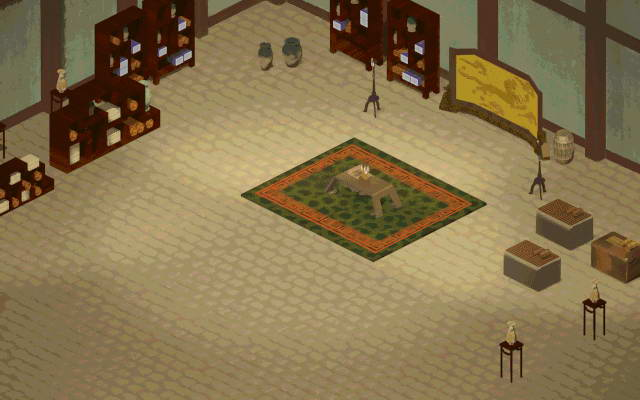

Below is a game level as drawn by its tile map, then a one-line description and the .tmx that defines it (tile-layer data replaced by summaries):
An orthogonal 64x40 tile map with 10x10 px tiles, 1 tile layer (块层 1).

<map version="1.0" orientation="orthogonal" width="64" height="40" tilewidth="10" tileheight="10">
 <tileset firstgid="1" name="1- (76)" tilewidth="10" tileheight="10">
  <image source="map/1- (76).jpg" trans="ff00ff" width="640" height="400" />
 </tileset>
 <layer name="块层 1" width="64" height="40">
  <data>[2560 cells, 2560 non-empty, 2560 distinct tile ids]</data>
 </layer>
</map>